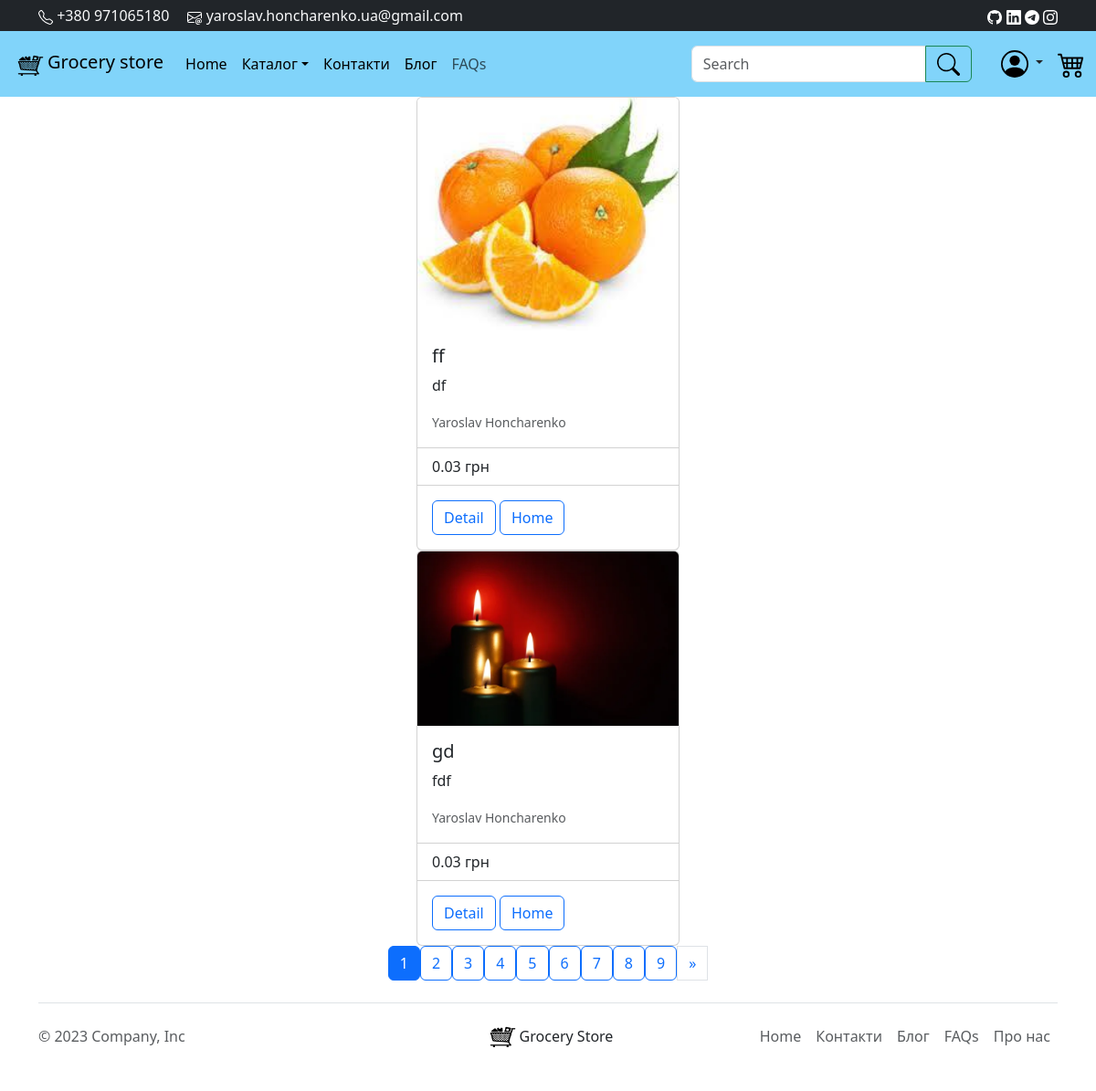
The app's page /search/ with its own data.
### New_Shop/models.py (models this page shows, shortened)
class Product(models.Model):
    user = models.ForeignKey(
        settings.AUTH_USER_MODEL,
        default=1, blank=False, null=True,
        on_delete=models.SET_NULL,
    )
    name = models.CharField(max_length=200, blank=False, db_index=True)
    slug = models.SlugField(max_length=200, db_index=True, null=True)
    price = models.DecimalField(max_digits=10, decimal_places=2, default=00.00)
    description = models.TextField(max_length=600, blank=False)
    url = models.URLField(max_length=200, null=True)
    category = models.ForeignKey(Category, related_name='products', on_delete=models.CASCADE)
    product_img = models.ImageField(
        upload_to=upload_location_product,
        blank=True, null=True,
        height_field='height_field',
        width_field='width_field',
    )
    height_field = models.IntegerField(default=0)
    width_field = models.IntegerField(default=0)
    stock = models.PositiveIntegerField(null=True, default=0)  # Поле для зберігання залишків продукта
    available = models.BooleanField(default=True)  # Покаже чи доступний чи ні продукт
    created = models.DateTimeField(auto_now_add=True, null=True)
    updated = models.DateTimeField(auto_now=True, null=True)
    class Meta:
        ordering = ('name',)
        index_together = (('id', 'slug'),)
    def get_absolute_url(self):
        return reverse('New_Shop:detail',
                       args=[self.id, self.slug])

### New_Shop/views.py (the view)
# urls.py: path('search/', product, name='search'),
def product(request, category_slug=None):
    query = request.GET.get('q')
    if category_slug:
        category = get_object_or_404(Category, slug=category_slug)
        queryset = Product.objects.filter(category=category)
    else:
        if query:
            queryset = Product.objects.filter(Q(name__icontains=query) | Q(description__icontains=query))
        else:
            queryset = Product.objects.all()
    category_list = Category.objects.all()
    paginator = Paginator(queryset, 2)
    page_request_var = 'page'
    page = request.GET.get(page_request_var)
    try:
        queryset = paginator.page(page)
    except PageNotAnInteger:
        queryset = paginator.page(1)
    except EmptyPage:
        queryset = paginator.page(paginator.num_pages)
    context = {
        'title': 'Product',
        'objects_list': queryset,
        'categories': category_list,
        'search_query': query,
        'page_request_var': page_request_var
    }
    return render(request, 'product.html', context)

### templates/product.html (shortened to what this page needs)
{% extends 'base.html' %}
{% load static %}
{% block content %}
{% for object in objects_list%}
    <div class="card mx-auto" style="width: 18rem;">
        {% if object.product_img %}
            <a href="{{ object.get_absolute_url }}">
                <img src="{{ object.product_img.url }}" class="card-img-top" alt="img"></a>
        {% else %}
                <img src="{% static 'img/no_image.png' %}" class="img-fluid rounded-start" alt="img">
        {% endif %}
        <div class="card-body">
            <h5 class="card-title">{{ object.name }}</h5>
            <p class="card-text">{{ object.description }}</p>
            {% if object.user.get_full_name %}
                    <p class="card-text"><small class="text-muted">{{ object.user.get_full_name }}</small></p>
            {% endif %}
        </div>
        <ul class="list-group list-group-flush">
            <li class="list-group-item">{{ object.price }} грн</li>
        </ul>
        <div class="card-body">
            <button onclick="location.href='{{ object.get_absolute_url }}'"
                    type="button" class="btn btn-outline-primary">Detail</button>
            <button onclick="location.href='/'" type="button" class="btn btn-outline-primary">
                Home</button>
        </div>
    </div>
{% endfor %}
<nav aria-label="Page navigation example">
    <ul class="pagination justify-content-center">
        {% for page_number in objects_list.paginator.page_range %}
            {% if objects_list.number == page_number %}
                <button class="btn btn-outline-primary active">
                    <span>{{ page_number }} </span>
                </button>
            {% else %}
                <a href="?{{ page_request_var }}={{ page_number }}{% if search_query %}&q={{ search_query }}{% endif %}" class="btn btn-outline-primary">
                    {{ page_number }}
                </a>
            {% endif %}
        {% endfor %}
        {% if objects_list.has_next %}
            <a class="page-link" href="??{{ page_request_var }}={{ objects_list.next_page_number }}{% if search_query %}&q={{ search_query }}{% endif %}" aria-label="Next">
                <span aria-hidden="true">&raquo;</span>
            </a>
        {% endif %}
    </ul>
</nav>
{% endblock content %}

### records on screen
Product: product_img (picture), name "ff", description "df", user.get_full_name "Yaroslav Honcharenko", price "0.03"
Product: product_img (picture), name "gd", description "fdf", user.get_full_name "Yaroslav Honcharenko", price "0.03"

### other values on screen
{{ page_number }} "1"
{{ page_number }} "2" "3" "4" "5" "6" "7" "8" "9"
